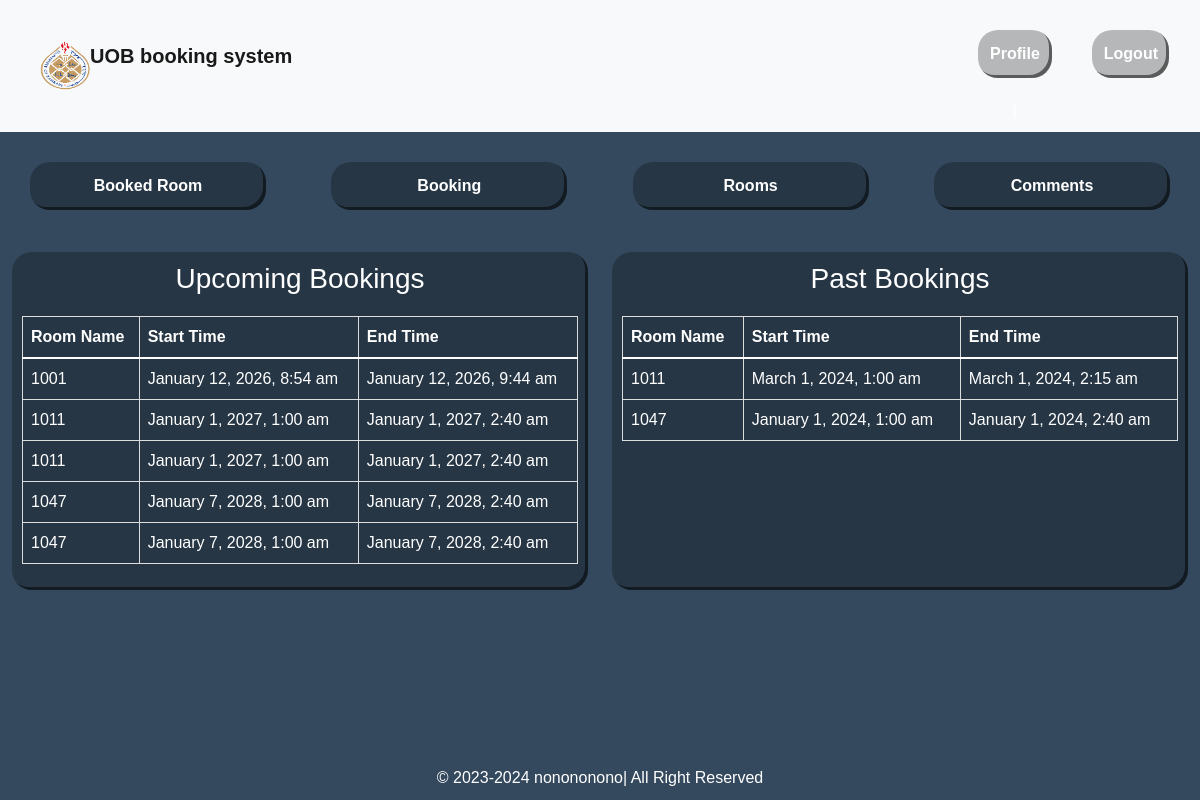
Page /Dashboard.php (signed in) on the committed database.
### tables this page shows
CREATE TABLE `bookings` (
  `id` int(11) NOT NULL,
  `user_id` int(11) DEFAULT NULL,
  `user_email` varchar(150) DEFAULT NULL,
  `room_id` int(11) DEFAULT NULL,
  `start_time` datetime NOT NULL,
  `end_time` datetime NOT NULL,
  `status` enum('booked','canceled') DEFAULT 'booked',
  `comment` varchar(300) NOT NULL
);

CREATE TABLE `rooms` (
  `id` int(11) NOT NULL,
  `department_id` int(11) DEFAULT NULL,
  `name` varchar(100) NOT NULL,
  `capacity` int(11) NOT NULL,
  `equipment` text DEFAULT NULL,
  `type` enum('class','lab') DEFAULT 'class'
);

### html/Dashboard.php (the view, shortened to what this page needs)
<?php session_start();
include '../includes/db_connect.php';
include '../includes/header.php';
?>
<!DOCTYPE html>
<html lang="en">
<head>
<div class="navbar">
    <a href="booked_room.php" class="navbar-link">Booked Room</a>
    <a href="booking_normal.php" class="navbar-link">Booking</a>
    <a href="rooms.php" class="navbar-link">Rooms</a>
    <a href="comments.php" class="navbar-link">Comments</a>
</div>
</head>
<body>
<?php
    $user_id = $_SESSION['user_id'];
    $stmt = $pdo->prepare("SELECT b.id, r.name AS room_name, b.start_time, b.end_time
                           FROM bookings b
                           JOIN rooms r ON b.room_id = r.id
                           WHERE b.status = 'booked' AND b.user_id = ? AND start_time > NOW()
                           ORDER BY start_time ASC");
    $stmt->execute([$user_id]);
    $upcoming_bookings = $stmt->fetchAll();
    $stmt = $pdo->prepare("SELECT b.id, r.name AS room_name, b.start_time, b.end_time
                           FROM bookings b
                           JOIN rooms r ON b.room_id = r.id
                           WHERE b.status = 'booked' AND b.user_id = ? AND start_time <= NOW()
                           ORDER BY start_time DESC");
    $stmt->execute([$user_id]);
    $past_bookings = $stmt->fetchAll();
?>
<div class="bookings-section">
    <div class="upcoming-bookings">
        <h3>Upcoming Bookings</h3>
        <table class="table">
            <thead>
                <tr>
                    <th>Room Name</th>
                    <th>Start Time</th>
                    <th>End Time</th>
                </tr>
            </thead>
            <tbody>
                <?php foreach ($upcoming_bookings as $booking): ?>
                    <tr>
                        <td><?php echo $booking['room_name']; ?></td>
                        <td><?php echo date('F j, Y, g:i a', strtotime($booking['start_time'])); ?></td>
                        <td><?php echo date('F j, Y, g:i a', strtotime($booking['end_time'])); ?></td>
                    </tr>
                <?php endforeach; ?>
            </tbody>
        </table>
    </div>
    <div class="past-bookings">
        <h3>Past Bookings</h3>
        <table class="table">
            <thead>
                <tr>
                    <th>Room Name</th>
                    <th>Start Time</th>
                    <th>End Time</th>
                </tr>
            </thead>
            <tbody>
                <?php foreach ($past_bookings as $booking): ?>
                    <tr>
                        <td><?php echo $booking['room_name']; ?></td>
                        <td><?php echo date('F j, Y, g:i a', strtotime($booking['start_time'])); ?></td>
                        <td><?php echo date('F j, Y, g:i a', strtotime($booking['end_time'])); ?></td>
                    </tr>
                <?php endforeach; ?>
            </tbody>
        </table>
    </div>
</div>
<?php include '../includes/footer.php'; ?>

### css/style.css (style rules this page uses)
body { font-family: Arial, sans-serif; }
.past-bookings { padding: 10px; margin: 12px; border-radius: 10px; width:auto; border: none; outline: none; border-radius: 20px; background-color: #0004; box-shadow: inset -3px -3px rgba(0, 0, 0, 0.5); color: rgb(255, 255, 255); font-size: 1rem; }
.upcoming-bookings { padding: 10px; margin: 12px; border-radius: 10px; width:auto; border: none; outline: none; border-radius: 20px; background-color: #0004; box-shadow: inset -3px -3px rgba(0, 0, 0, 0.5); color: white; font-size: 1rem; }
.table { color: #ffff; }
a { size: 30px; }
a { text-decoration: none; display: inline-block; padding: 0.75em 1.5em; font-size: 1rem; font-weight: bold; text-align: center; border-radius: 0.5em; transition: all 0.2s ease; cursor: pointer; }
.navbar { text-align: center; margin: auto; background: none; padding: 10px; }
.navbar-link { padding: 12px; margin: 20px; width: 20%; border: none; outline: none; border-radius: 20px; background-color: #0004; box-shadow: inset -3px -3px rgba(0, 0, 0, 0.5); color: white; font-size: 1rem; }
.bookings-section { display: flex; justify-content: space-between; }
.upcoming-bookings, .past-bookings { width: 48%; }
table { width: 100%; margin-top: 20px; border-collapse: collapse; }
th, td { padding: 8px; text-align: left; border: 1px solid #ddd; }
th { background-color: #f4f4f4; }
h3 { color: #ffffff; }
body { font-family: Arial, sans-serif; margin: 0; padding: 0; box-sizing: border-box; background-color: #34495e; color: #fff; text-align: center; z-index: 1; }

### rows in the picture
bookings: room.name "1001", start_time "January 12, 2026, 8:54 am", end_time "January 12, 2026, 9:44 am"
bookings: room.name "1011", start_time "January 1, 2027, 1:00 am", end_time "January 1, 2027, 2:40 am"
bookings: room.name "1011", start_time "January 1, 2027, 1:00 am", end_time "January 1, 2027, 2:40 am"
bookings: room.name "1047", start_time "January 7, 2028, 1:00 am", end_time "January 7, 2028, 2:40 am"
bookings: room.name "1047", start_time "January 7, 2028, 1:00 am", end_time "January 7, 2028, 2:40 am"
bookings: room.name "1011", start_time "March 1, 2024, 1:00 am", end_time "March 1, 2024, 2:15 am"
bookings: room.name "1047", start_time "January 1, 2024, 1:00 am", end_time "January 1, 2024, 2:40 am"
